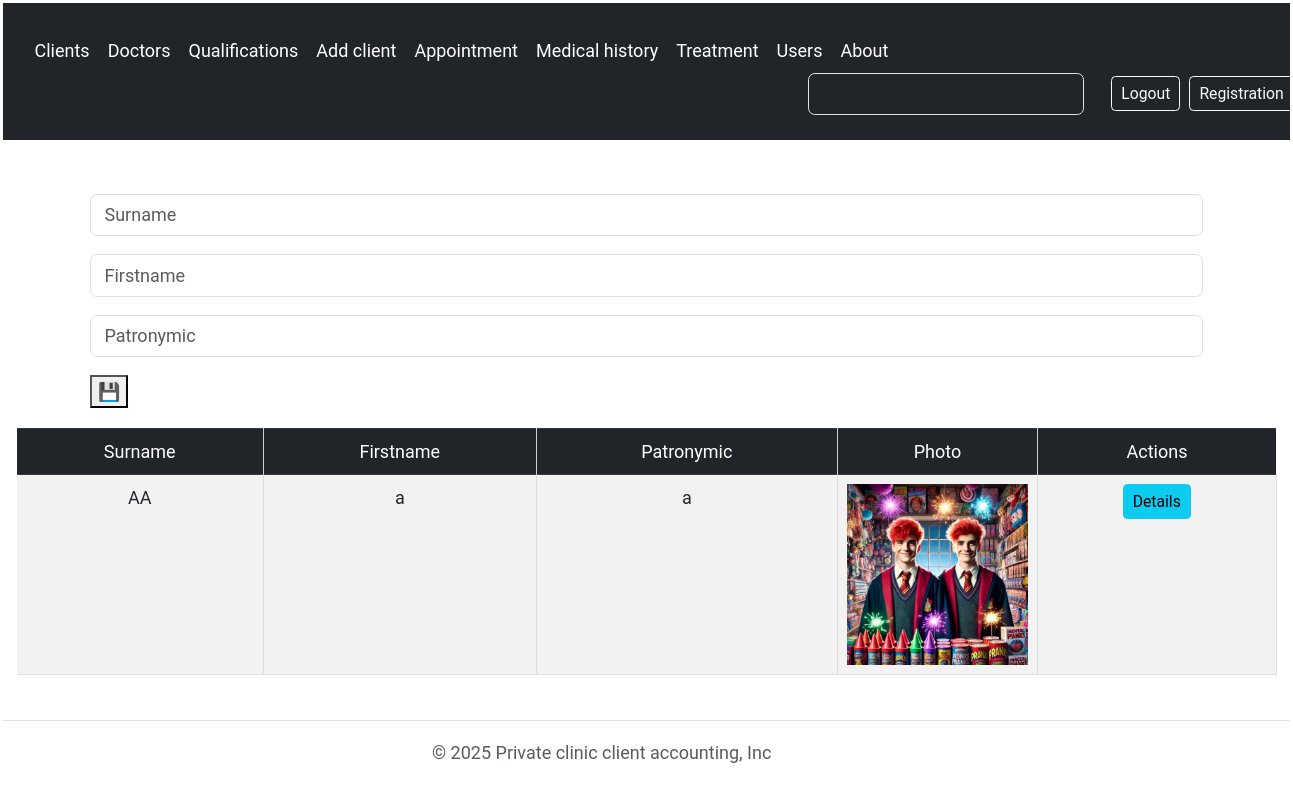
/doctors/ (signed in), run on an earlier commit of the app's database.
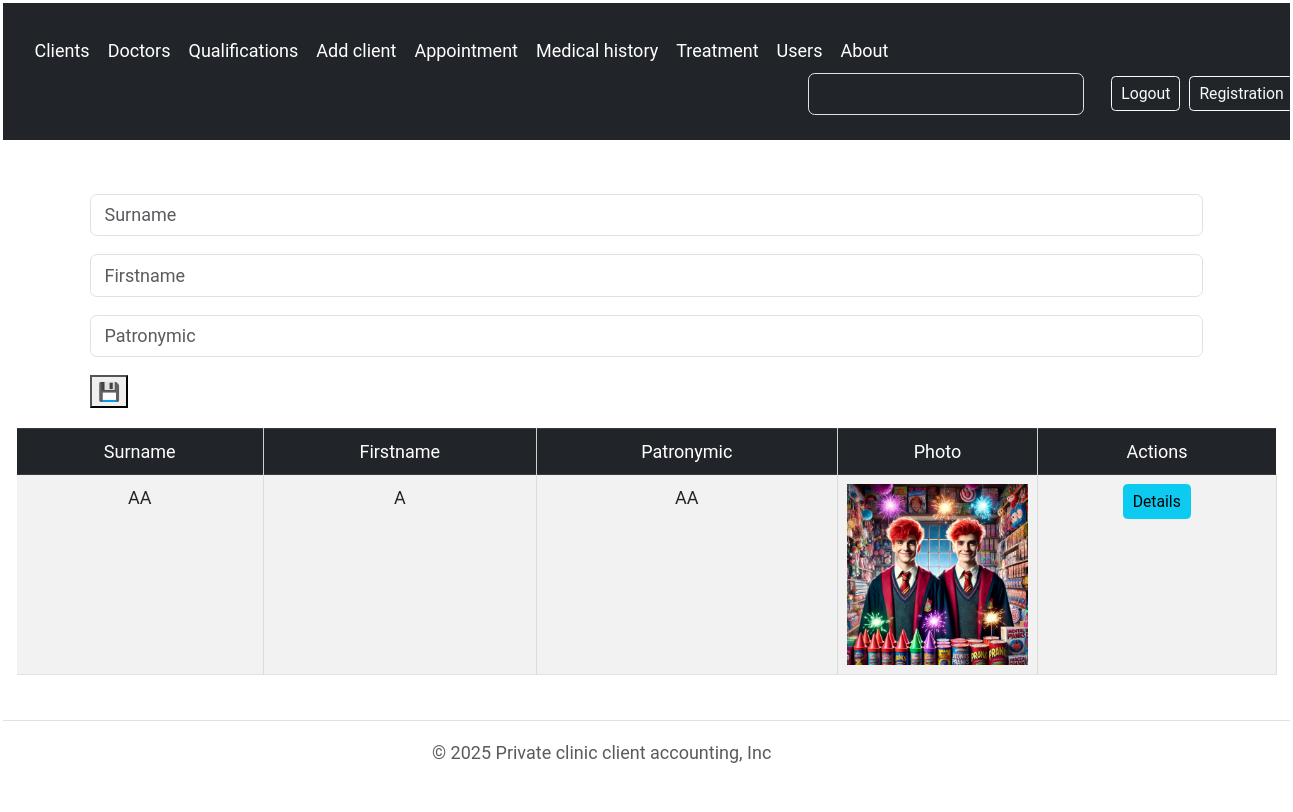
And on a later commit of the database.
### apps/core/models/doctor.py (models this page shows, shortened)
class Doctor(models.Model):
    id = models.AutoField(primary_key=True)
    photo = models.ImageField(upload_to='doctor_photos/', blank=True, null=True)
    surname = models.CharField(max_length=50)
    firstname = models.CharField(max_length=50)
    patronymic = models.CharField(max_length=50)

### apps/core/views.py (the view, shortened to what this page needs)
# urls.py: path('doctors/', views.doctors, name='doctors'),  # core:doctors
@require_http_methods(['GET', 'POST'])
def doctors(request):
    context = {
        'doctor_list': Doctor.objects.all(),
    }
    return render(request, 'core/pages/doctors.html', context)

### apps/core/templates/core/pages/doctors.html (shortened to what this page needs)
{% extends "base.html" %}
{% block content %}
<div style="justify-items: center;">
    {% include "core/pages/doctor_form_create.html" %}
</div>
<div class="container-fluid">
    <table class="table table-striped table-bordered">
        <thead class="table-dark">
        <tr>
            <th scope="col">Surname</th>
            <th scope="col">Firstname</th>
            <th scope="col">Patronymic</th>
            <th scope="col">Photo</th>
            <th>Actions</th>
        </tr>
        </thead>
        <tbody>
        {% for doctor in doctor_list %}
        <tr>
            <td>{{doctor.surname}}</td>
            <td>{{doctor.firstname}}</td>
            <td>{{doctor.patronymic}}</td>
            <td style="width: 200px; height: 200px;">
                {% if doctor.photo %}
               <img src="{{ doctor.photo.url }}" alt="Doctor Photo" style="max-width: 100%; max-height: 100%; object-fit: cover;">
                {% endif %}
            </td>
            <td>
                <a href="{% url 'core:doctor_detail' doctor.id %}" class="btn btn-sm btn-info">Details</a>
            </td>
        </tr>
        {% endfor %}
        </tbody>
    </table>
</div>
{% endblock content %}

What changed in the data, as far as the page shows it:
changed Doctor "AA": firstname "a" → "A"; patronymic "a" → "AA"
